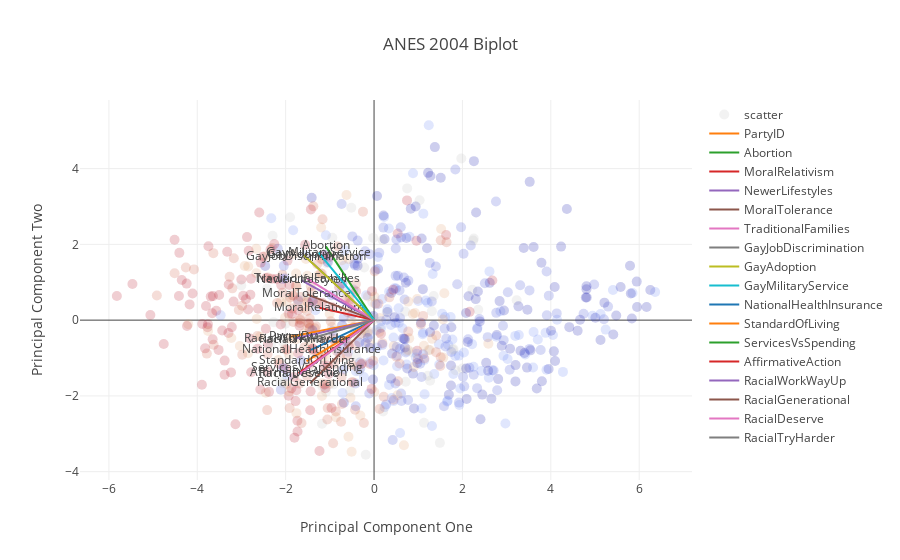

Source (notebook cell):
### Code cell
biplot(pca, data_scaled, title='ANES {} Biplot'.format(YEAR), color=data_scaled.PartyID)

### Figure 1 — Plotly figure (JSON) as saved in the notebook; plotly's stock layout.template omitted (floating-point values rounded to 4 significant figures; data arrays with more than 128 entries replaced by an {"elided": "..."} marker saying what was removed)
{"data": [{"marker": {"color": {"elided": "697 float values"}, "opacity": 0.2, "size": 10}, "mode": "markers", "name": "scatter", "text": {"elided": "697 int values"}, "type": "scatter", "x": {"elided": "697 float values"}, "y": {"elided": "697 float values"}}, {"marker": {"color": {"elided": "697 float values"}}, "mode": "lines+text", "name": "PartyID", "text": ["", "PartyID"], "type": "scatter", "x": [0, -1.92], "y": [0, -0.4475]}, {"marker": {"color": {"elided": "697 float values"}}, "mode": "lines+text", "name": "Abortion", "text": ["", "Abortion"], "type": "scatter", "x": [0, -1.091], "y": [0, 1.946]}, {"marker": {"color": {"elided": "697 float values"}}, "mode": "lines+text", "name": "MoralRelativism", "text": ["", "MoralRelativism"], "type": "scatter", "x": [0, -1.237], "y": [0, 0.325]}, {"marker": {"color": {"elided": "697 float values"}}, "mode": "lines+text", "name": "NewerLifestyles", "text": ["", "NewerLifestyles"], "type": "scatter", "x": [0, -1.649], "y": [0, 1.055]}, {"marker": {"color": {"elided": "697 float values"}}, "mode": "lines+text", "name": "MoralTolerance", "text": ["", "MoralTolerance"], "type": "scatter", "x": [0, -1.518], "y": [0, 0.6796]}, {"marker": {"color": {"elided": "697 float values"}}, "mode": "lines+text", "name": "TraditionalFamilies", "text": ["", "TraditionalFamilies"], "type": "scatter", "x": [0, -1.512], "y": [0, 1.096]}, {"marker": {"color": {"elided": "697 float values"}}, "mode": "lines+text", "name": "GayJobDiscrimination", "text": ["", "GayJobDiscrimination"], "type": "scatter", "x": [0, -1.537], "y": [0, 1.66]}, {"marker": {"color": {"elided": "697 float values"}}, "mode": "lines+text", "name": "GayAdoption", "text": ["", "GayAdoption"], "type": "scatter", "x": [0, -1.6], "y": [0, 1.723]}, {"marker": {"color": {"elided": "697 float values"}}, "mode": "lines+text", "name": "GayMilitaryService", "text": ["", "GayMilitaryService"], "type": "scatter", "x": [0, -1.254], "y": [0, 1.781]}, {"marker": {"color": {"elided": "697 float values"}}, "mode": "lines+text", "name": "NationalHealthInsurance", "text": ["", "NationalHealthInsurance"], "type": "scatter", "x": [0, -1.425], "y": [0, -0.7842]}, {"marker": {"color": {"elided": "697 float values"}}, "mode": "lines+text", "name": "StandardOfLiving", "text": ["", "StandardOfLiving"], "type": "scatter", "x": [0, -1.527], "y": [0, -1.081]}, {"marker": {"color": {"elided": "697 float values"}}, "mode": "lines+text", "name": "ServicesVsSpending", "text": ["", "ServicesVsSpending"], "type": "scatter", "x": [0, -1.513], "y": [0, -1.27]}, {"marker": {"color": {"elided": "697 float values"}}, "mode": "lines+text", "name": "AffirmativeAction", "text": ["", "AffirmativeAction"], "type": "scatter", "x": [0, -1.711], "y": [0, -1.401]}, {"marker": {"color": {"elided": "697 float values"}}, "mode": "lines+text", "name": "RacialWorkWayUp", "text": ["", "RacialWorkWayUp"], "type": "scatter", "x": [0, -1.795], "y": [0, -0.4918]}, {"marker": {"color": {"elided": "697 float values"}}, "mode": "lines+text", "name": "RacialGenerational", "text": ["", "RacialGenerational"], "type": "scatter", "x": [0, -1.447], "y": [0, -1.665]}, {"marker": {"color": {"elided": "697 float values"}}, "mode": "lines+text", "name": "RacialDeserve", "text": ["", "RacialDeserve"], "type": "scatter", "x": [0, -1.69], "y": [0, -1.424]}, {"marker": {"color": {"elided": "697 float values"}}, "mode": "lines+text", "name": "RacialTryHarder", "text": ["", "RacialTryHarder"], "type": "scatter", "x": [0, -1.579], "y": [0, -0.5371]}], "layout": {"title": "ANES 2004 Biplot", "xaxis": {"title": "Principal Component One"}, "yaxis": {"title": "Principal Component Two"}}}
